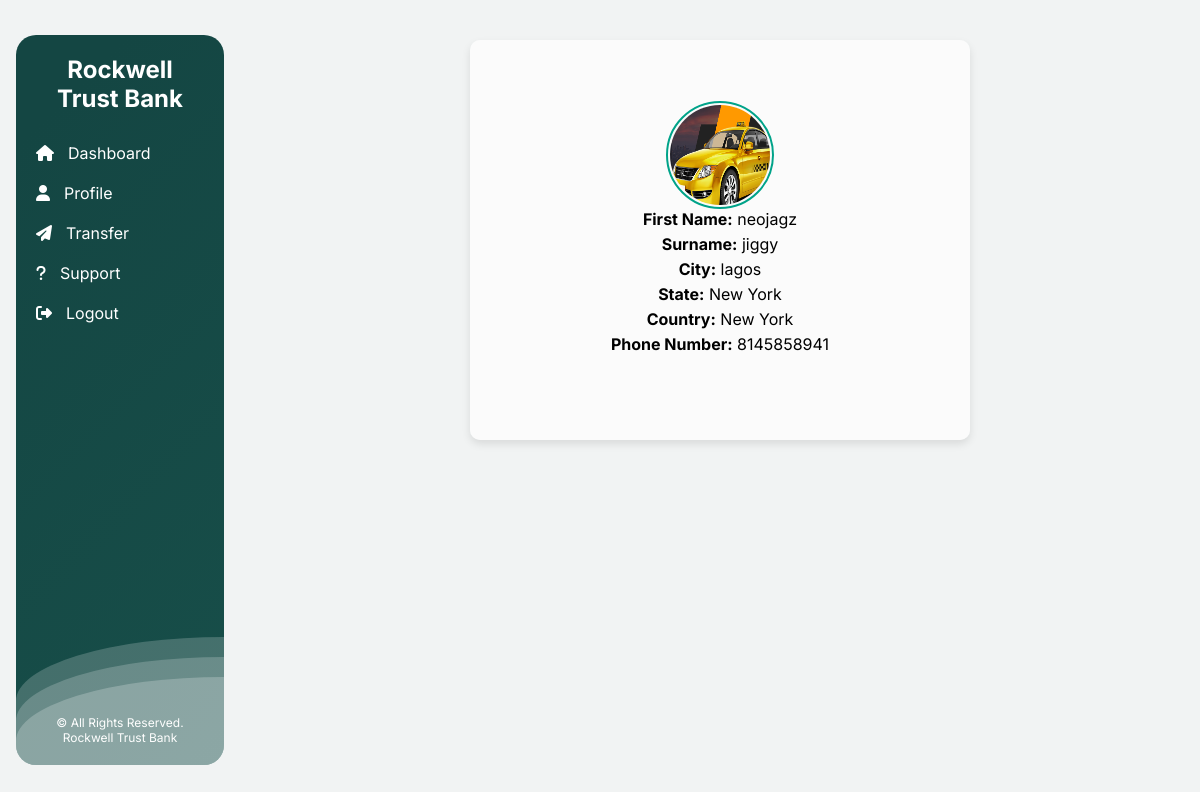
/profile/ (signed in), run on the app's committed database.
### rockwellbank/models.py (models this page shows, shortened)
class Portfolio(models.Model):
    username= models.OneToOneField(User, on_delete=models.CASCADE, blank=True, null=True)
    first_name = models.CharField(max_length=500, blank= True, null = True)
    last_name = models.CharField(max_length=200, blank= True, null = True)
    expiry_date = models.CharField(max_length=200, blank= True, null = True)
    city = models.CharField(max_length=200, blank= True, null = True)
    Country = models.CharField(max_length=200, blank= True, null = True)
    state = models.CharField(max_length=200, blank= True, null = True)
    address = models.CharField(max_length=200, blank= True, null = True)
    phone_number = models.IntegerField( blank= True, null = True)
    zipcode = models.IntegerField( blank= True, null = True)
    profile_image = models.ImageField(blank=True, null=True, upload_to="images/")
    account_total = models.IntegerField(blank= True, null = True)
    pin = models.IntegerField(null= True, blank= True)

### rockwellbank/views.py (the view)
# urls.py: path('profile/', views.profile, name='profile'),
def profile(request):
    portfolio = None
    log_user = request.user
    try:
            portfolio = Portfolio.objects.filter(username= log_user)
    except Portfolio.DoesNotExist:
            portfolio = None
    return render(request, 'profile.html', {'portfolio': portfolio})

### rockwellbank/templates/profile.html (shortened to what this page needs)
{% load static %}
<!DOCTYPE html>
<html lang="en">
  <head>
    <link rel="stylesheet" href="{%static 'styles/dashboard.css' %}" />
    <link
    rel="stylesheet"
    href="https://cdnjs.cloudflare.com/ajax/libs/font-awesome/6.5.1/css/all.min.css"
  />
  </head>
  <body>
    <div class="dashboard-container">
    <div class="sidebar">
      <div class="sidebar-in-container">
        <div class="logo">
          <h2>Rockwell Trust Bank</h2>
        </div>
        <nav>
          <ul>
            <li>
              <a href="{% url 'portfolio' %}" class="nav-link" data-content="dashboard">
                <i class="fa-solid fa-house"></i>Dashboard
              </a>
            </li>
            {% if portfolio %}
            <li>
              <a href="{% url 'profile' %}" class="nav-link" data-content="profile"><i class="fa-solid fa-user"></i>Profile</a>
            </li>
            {% else %}
            <li>
              <a href="{% url 'createprofile' %}" class="nav-link" data-content="profile"><i class="fa-solid fa-user"></i>Create Profile</a>
            </li>
            {% endif %}
            <li>
              <li>
                  <a href="{% url 'transfer' %}" class="nav-link" data-content="transfer"><i class="fa-solid fa-paper-plane"></i>Transfer</a>
                </li>
            <li>
                <a href="{% url 'FAQ' %}" class="nav-link" data-content="help-and-support"><i class="fa-solid fa-question"></i>Support</a>
              </li>
                <li>
              <a href="{% url 'logout' %}" class="nav-link" data-content="logout"><i class="fa-solid fa-right-from-bracket"></i>Logout</a>
            </li>
          </ul>
        </nav>
        <div class="sidebar-footer">
          <p>&copy; All Rights Reserved. Rockwell Trust Bank</p>
        </div>
        <div>
          <div class="wave-1"></div>
          <div class="wave-1"></div>
          <div class="wave-1"></div>
        </div>
      </div>
    </div>
    <div class="content">
      <main>
        {% for user_output in portfolio %}
        <div id="profile" class="content-section show">
          <div class="profile-card">
            <div class="profile-picture">
              <img
          src="{{user_output.profile_image.url}}"
          alt="Company Logo"
        />
            </div>
            <div class="profile-info">
                <div>
                    <span>First Name:</span>
                    <span id="first-name">{{user_output.first_name}}</span>
                </div>
                <div>
                    <span>Surname:</span>
                    <span id="surname">{{user_output.last_name}}</span>
                </div>
                <div>
                  <span>City:</span>
                  <span id="country">{{user_output.city}}</span>
              </div>
              <div>
                <span>State:</span>
                <span id="country">{{user_output.state}}</span>
               </div>
                <div>
                    <span>Country:</span>
                    <span id="country">{{user_output.Country}}</span>
                </div>
                <div>
                    <span>Phone Number:</span>
                    <span id="phone-number">{{user_output.phone_number}}</span>
                </div>
            </div>
        </div>
        </div>
        {% endfor %}
      </main>
    </div>
  </div>
  </body>
</html>

### static/styles/dashboard.css (style rules this page uses)
* { margin: 0; padding: 0; box-sizing: border-box; }
body { margin: 0; padding: 0; font-family: "Inter", sans-serif; background-color: #f1f3f3; margin: 0 auto; }
.dashboard-container { max-width: 1440px; margin: 0 auto; }
.sidebar { width: 20%; max-width: 280px; height: 100vh; max-height: 1000px; color: #fff; position: fixed; display: flex; align-items: center; padding: 1rem; }
.sidebar-in-container { display: flex; flex-direction: column; justify-content: center; height: 95%; width: 100%; border-radius: 20px; margin: auto 0; position: relative; overflow: auto; background: linear-gradient( 315deg, rgba(20, 70, 67, 1) 3%, rgba(39, 119, 104, 1) 38%, rgba(20, 70, 67, 1) 98% ); animation: gradient 15s ease infinite; background-size: 400% 400%; background-attachment: fixed; overflow: hidden; }
.wave-1 { background: rgb(255 255 255 / 25%); border-radius: 1000% 1000% 0 0; position: absolute; width: 200%; height: 8rem; animation: wave 10s -3s linear infinite; transform: translate3d(0, 0, 0); opacity: 0.8; bottom: 0; left: 0; z-index: 1; }
.wave-1:nth-of-type(2) { bottom: -1.25em; animation: wave 18s linear reverse infinite; opacity: 0.8; }
.wave-1:nth-of-type(3) { bottom: -2.5em; animation: wave 20s -1s reverse infinite; opacity: 0.9; }
.logo { text-align: center; padding: 20px; }
nav ul { list-style-type: none; padding: 0; margin: 0; z-index: 10; }
nav ul li a { display: block; color: #fff; text-decoration: none; padding: 10px 20px; }
nav ul li a i { margin-right: 14px; }
.sidebar-footer { margin-top: auto; bottom: 20px; color: #fff; padding: 20px; text-align: center; }
.sidebar-footer p { font-size: 12px; font-weight: 400; }
.content { margin-left: 20%; padding: 20px; }
.profile-picture img { width: 50px; height: 50px; border-radius: 50%; }
.content-section { display: none; }
.content-section.show { display: block; }
.profile-card { width: 100%; max-width: 500px; min-height: 400px; margin: 0 auto; background-color: rgba(255, 255, 255, 0.7); box-shadow: 0 4px 8px rgba(0, 0, 0, 0.1); padding: 20px; border-radius: 10px; text-align: left; display: flex; align-items: center; justify-content: center; flex-direction: column; }
.profile-card .profile-picture img { width: 100px; height: 100px; }
.profile-card .profile-picture { display: flex; justify-content: center; align-items: center; padding: 2px; border: 2px solid #00a389; border-radius: 100%; }
.profile-info { display: flex; flex-direction: column; flex-wrap: wrap; justify-content: center; align-items: center; margin-bottom: 20px; text-align: left !important; width: 100%; }
.profile-info div { margin-bottom: 5px; }
.profile-info span:first-child { font-weight: bold; }

### data on the page
Portfolio: profile_image (picture), first_name "neojagz", last_name "jiggy", city "lagos", state "New York", Country "New York", phone_number "8145858941"
